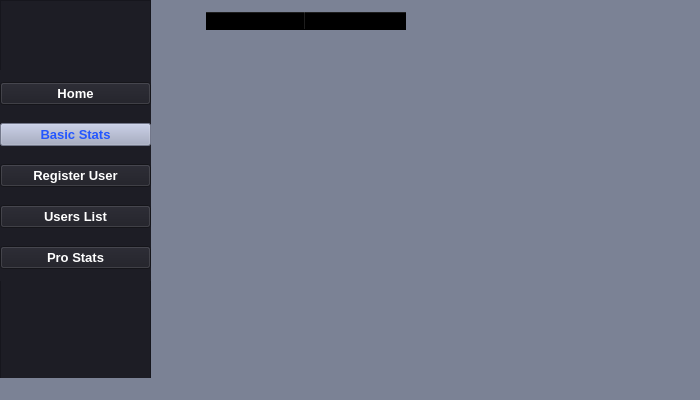
<?xml version="1.0" encoding="UTF-8"?>
<ui version="4.0">
 <class>MainWindow</class>
 <widget class="QMainWindow" name="MainWindow">
  <property name="geometry">
   <rect>
    <x>0</x>
    <y>0</y>
    <width>700</width>
    <height>400</height>
   </rect>
  </property>
  <property name="windowTitle">
   <string>MainWindow</string>
  </property>
  <property name="styleSheet">
   <string notr="true">background-color:#7B8295;</string>
  </property>
  <widget class="QWidget" name="centralwidget">
   <widget class="QFrame" name="frame">
    <property name="geometry">
     <rect>
      <x>0</x>
      <y>0</y>
      <width>151</width>
      <height>661</height>
     </rect>
    </property>
    <property name="styleSheet">
     <string notr="true">background-color: #1D1D25;</string>
    </property>
    <property name="frameShape">
     <enum>QFrame::StyledPanel</enum>
    </property>
    <property name="frameShadow">
     <enum>QFrame::Raised</enum>
    </property>
    <widget class="QWidget" name="gridLayoutWidget_3">
     <property name="geometry">
      <rect>
       <x>0</x>
       <y>70</y>
       <width>151</width>
       <height>211</height>
      </rect>
     </property>
     <layout class="QGridLayout" name="gridLayout_3">
      <item row="0" column="0">
       <widget class="QPushButton" name="home">
        <property name="font">
         <font>
          <pointsize>10</pointsize>
          <weight>75</weight>
          <bold>true</bold>
         </font>
        </property>
        <property name="styleSheet">
         <string notr="true">color: #fff;</string>
        </property>
        <property name="text">
         <string>Home</string>
        </property>
       </widget>
      </item>
      <item row="4" column="0">
       <widget class="QPushButton" name="pro">
        <property name="font">
         <font>
          <pointsize>10</pointsize>
          <weight>75</weight>
          <bold>true</bold>
         </font>
        </property>
        <property name="styleSheet">
         <string notr="true">color: #fff;</string>
        </property>
        <property name="text">
         <string>Pro Stats</string>
        </property>
       </widget>
      </item>
      <item row="3" column="0">
       <widget class="QPushButton" name="users_list">
        <property name="font">
         <font>
          <pointsize>10</pointsize>
          <weight>75</weight>
          <bold>true</bold>
         </font>
        </property>
        <property name="styleSheet">
         <string notr="true">color: #fff;</string>
        </property>
        <property name="text">
         <string>Users List</string>
        </property>
       </widget>
      </item>
      <item row="1" column="0">
       <widget class="QPushButton" name="stats">
        <property name="font">
         <font>
          <pointsize>10</pointsize>
          <weight>75</weight>
          <bold>true</bold>
         </font>
        </property>
        <property name="styleSheet">
         <string notr="true">color: rgb(35, 86, 255);
background-color: #A1A8C2;</string>
        </property>
        <property name="text">
         <string>Basic Stats</string>
        </property>
       </widget>
      </item>
      <item row="2" column="0">
       <widget class="QPushButton" name="register_2">
        <property name="font">
         <font>
          <pointsize>10</pointsize>
          <weight>75</weight>
          <bold>true</bold>
         </font>
        </property>
        <property name="styleSheet">
         <string notr="true">color: #fff;</string>
        </property>
        <property name="text">
         <string>Register User</string>
        </property>
       </widget>
      </item>
     </layout>
    </widget>
   </widget>
   <widget class="QTableWidget" name="tableWidget">
    <property name="geometry">
     <rect>
      <x>205</x>
      <y>11</y>
      <width>471</width>
      <height>331</height>
     </rect>
    </property>
    <property name="font">
     <font>
      <pointsize>10</pointsize>
     </font>
    </property>
    <property name="styleSheet">
     <string notr="true">background-color: transparent;</string>
    </property>
    <column>
     <property name="text">
      <string>DateTime</string>
     </property>
    </column>
    <column>
     <property name="text">
      <string>Name</string>
     </property>
    </column>
   </widget>
  </widget>
  <widget class="QMenuBar" name="menubar">
   <property name="geometry">
    <rect>
     <x>0</x>
     <y>0</y>
     <width>700</width>
     <height>26</height>
    </rect>
   </property>
  </widget>
  <widget class="QStatusBar" name="statusbar"/>
 </widget>
 <resources/>
 <connections/>
</ui>
